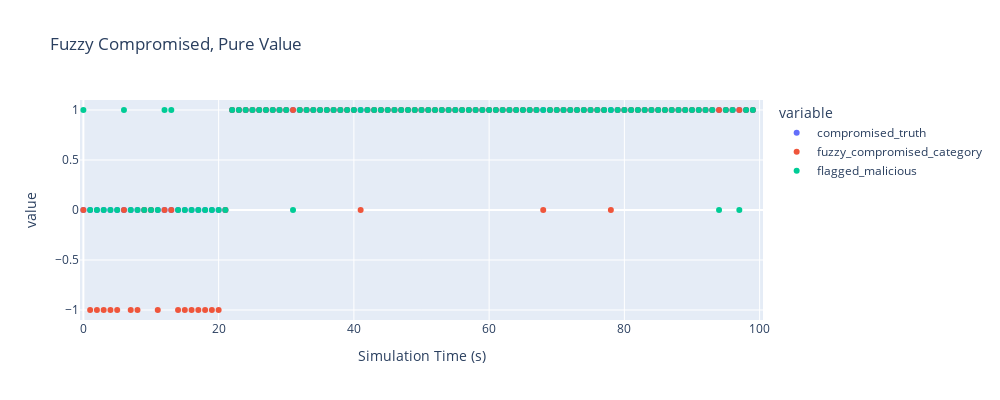

The cell this chart's notebook holds for it:
### Code cell
fig1 = px.scatter(n0, x='time', y=['compromised_truth', 'fuzzy_compromised_category', 'flagged_malicious'], 
                      width=1000, height=400, 
                      range_y=[-1.1, 1.1], 
                      range_x=[-0.5,100.5],
              title=f'{n}',
             labels={'fuzzy_compromised':'Compromised Rating',
                    'time': 'Simulation Time (s)'})

fig1.show()

### Figure 1 — Plotly figure (JSON) as saved in the notebook; plotly's stock layout.template omitted (floating-point values rounded to 4 significant figures)
{"data": [{"hovertemplate": "variable=compromised_truth<br>Simulation Time (s)=%{x}<br>value=%{y}<extra></extra>", "legendgroup": "compromised_truth", "marker": {"color": "#636efa", "symbol": "circle"}, "mode": "markers", "name": "compromised_truth", "orientation": "v", "showlegend": true, "type": "scatter", "x": [-1, 0, 1, 2, 3, 4, 5, 6, 7, 8, 9, 10, 11, 12, 13, 14, 15, 16, 17, 18, 19, 20, 21, 22, 23, 24, 25, 26, 27, 28, 29, 30, 31, 32, 33, 34, 35, 36, 37, 38, 39, 40, 41, 42, 43, 44, 45, 46, 47, 48, 49, 50, 51, 52, 53, 54, 55, 56, 57, 58, 59, 60, 61, 62, 63, 64, 65, 66, 67, 68, 69, 70, 71, 72, 73, 74, 75, 76, 77, 78, 79, 80, 81, 82, 83, 84, 85, 86, 87, 88, 89, 90, 91, 92, 93, 94, 95, 96, 97, 98, 99], "xaxis": "x", "y": [0, 0, 0, 0, 0, 0, 0, 0, 0, 0, 0, 0, 0, 0, 0, 0, 0, 0, 0, 0, 0, 0, 0, 1, 1, 1, 1, 1, 1, 1, 1, 1, 1, 1, 1, 1, 1, 1, 1, 1, 1, 1, 1, 1, 1, 1, 1, 1, 1, 1, 1, 1, 1, 1, 1, 1, 1, 1, 1, 1, 1, 1, 1, 1, 1, 1, 1, 1, 1, 1, 1, 1, 1, 1, 1, 1, 1, 1, 1, 1, 1, 1, 1, 1, 1, 1, 1, 1, 1, 1, 1, 1, 1, 1, 1, 1, 1, 1, 1, 1, 1], "yaxis": "y"}, {"hovertemplate": "variable=fuzzy_compromised_category<br>Simulation Time (s)=%{x}<br>value=%{y}<extra></extra>", "legendgroup": "fuzzy_compromised_category", "marker": {"color": "#EF553B", "symbol": "circle"}, "mode": "markers", "name": "fuzzy_compromised_category", "orientation": "v", "showlegend": true, "type": "scatter", "x": [-1, 0, 1, 2, 3, 4, 5, 6, 7, 8, 9, 10, 11, 12, 13, 14, 15, 16, 17, 18, 19, 20, 21, 22, 23, 24, 25, 26, 27, 28, 29, 30, 31, 32, 33, 34, 35, 36, 37, 38, 39, 40, 41, 42, 43, 44, 45, 46, 47, 48, 49, 50, 51, 52, 53, 54, 55, 56, 57, 58, 59, 60, 61, 62, 63, 64, 65, 66, 67, 68, 69, 70, 71, 72, 73, 74, 75, 76, 77, 78, 79, 80, 81, 82, 83, 84, 85, 86, 87, 88, 89, 90, 91, 92, 93, 94, 95, 96, 97, 98, 99], "xaxis": "x", "y": [-1, 0, -1, -1, -1, -1, -1, 0, -1, -1, 0, 0, -1, 0, 0, -1, -1, -1, -1, -1, -1, -1, 0, 1, 1, 1, 1, 1, 1, 1, 1, 1, 1, 1, 1, 1, 1, 1, 1, 1, 1, 1, 0, 1, 1, 1, 1, 1, 1, 1, 1, 1, 1, 1, 1, 1, 1, 1, 1, 1, 1, 1, 1, 1, 1, 1, 1, 1, 1, 0, 1, 1, 1, 1, 1, 1, 1, 1, 1, 0, 1, 1, 1, 1, 1, 1, 1, 1, 1, 1, 1, 1, 1, 1, 1, 1, 1, 1, 1, 1, 1], "yaxis": "y"}, {"hovertemplate": "variable=flagged_malicious<br>Simulation Time (s)=%{x}<br>value=%{y}<extra></extra>", "legendgroup": "flagged_malicious", "marker": {"color": "#00cc96", "symbol": "circle"}, "mode": "markers", "name": "flagged_malicious", "orientation": "v", "showlegend": true, "type": "scatter", "visible": true, "x": [-1, 0, 1, 2, 3, 4, 5, 6, 7, 8, 9, 10, 11, 12, 13, 14, 15, 16, 17, 18, 19, 20, 21, 22, 23, 24, 25, 26, 27, 28, 29, 30, 31, 32, 33, 34, 35, 36, 37, 38, 39, 40, 41, 42, 43, 44, 45, 46, 47, 48, 49, 50, 51, 52, 53, 54, 55, 56, 57, 58, 59, 60, 61, 62, 63, 64, 65, 66, 67, 68, 69, 70, 71, 72, 73, 74, 75, 76, 77, 78, 79, 80, 81, 82, 83, 84, 85, 86, 87, 88, 89, 90, 91, 92, 93, 94, 95, 96, 97, 98, 99], "xaxis": "x", "y": [0, 1, 0, 0, 0, 0, 0, 1, 0, 0, 0, 0, 0, 1, 1, 0, 0, 0, 0, 0, 0, 0, 0, 1, 1, 1, 1, 1, 1, 1, 1, 1, 0, 1, 1, 1, 1, 1, 1, 1, 1, 1, 1, 1, 1, 1, 1, 1, 1, 1, 1, 1, 1, 1, 1, 1, 1, 1, 1, 1, 1, 1, 1, 1, 1, 1, 1, 1, 1, 1, 1, 1, 1, 1, 1, 1, 1, 1, 1, 1, 1, 1, 1, 1, 1, 1, 1, 1, 1, 1, 1, 1, 1, 1, 1, 0, 1, 1, 0, 1, 1], "yaxis": "y"}], "layout": {"height": 400, "legend": {"title": {"text": "variable"}, "tracegroupgap": 0}, "title": {"text": "Fuzzy Compromised, Pure Value"}, "width": 1000, "xaxis": {"anchor": "y", "domain": [0, 1], "range": [-0.5, 100.5], "title": {"text": "Simulation Time (s)"}, "type": "linear"}, "yaxis": {"anchor": "x", "domain": [0, 1], "range": [-1.1, 1.1], "title": {"text": "value"}, "type": "linear"}}}
